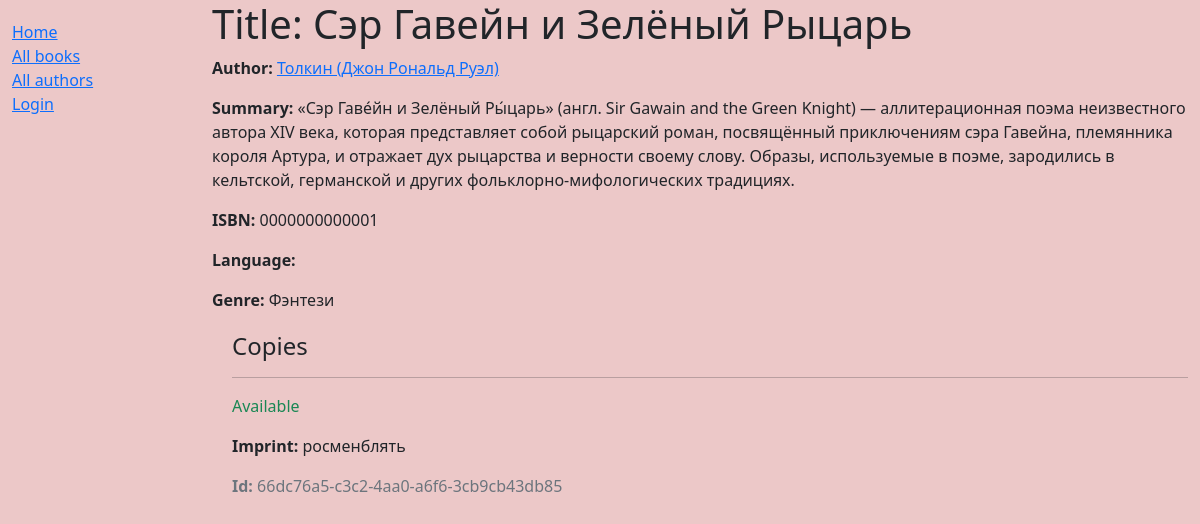
Screenshot of /book/1 with the database file from the repository.
### catalog/models.py (models this page shows, shortened)
class Book(models.Model):
    title = models.CharField(max_length=200)
    author = models.ForeignKey('Author', on_delete=models.SET_NULL, null=True)  # null=True, позволяет базе данных хранить значение Null, если автор не выбран
    summary = models.TextField(max_length=1000, help_text="Введите краткое описание книги")
    isbn = models.CharField('ISBN',max_length=13, help_text='13 символов <a href="https://www.isbn-international.org/content/what-isbn">ISBN number</a>')
    genre = models.ManyToManyField(Genre, help_text="Выберите жанр для книги")
    def display_genre(self):
        """
        Creates a string for the Genre. This is required to display genre in Admin.
        """
        return ', '.join([ genre.name for genre in self.genre.all()[:3] ])
    display_genre.short_description = 'Genre'

class Author(models.Model):
    first_name = models.CharField(max_length=100)
    last_name = models.CharField(max_length=100)
    date_of_birth = models.DateField(null=True, blank=True)
    date_of_death = models.DateField('Умер', null=True, blank=True)
    def __str__(self):
        return '{0} ({1})'.format (self.last_name, self.first_name)

class Genre(models.Model):
    name = models.CharField(max_length=200, help_text="Введите жанр книги")
    def __str__(self):
        return self.name

class BookInstance(models.Model):
    id = models.UUIDField(primary_key=True, default=uuid.uuid4, help_text="Уникальный ID для этой конкретной книги во всей библиотеке")
    book = models.ForeignKey('Book', on_delete=models.SET_NULL, null=True)
    imprint = models.CharField(max_length=200)
    due_back = models.DateField(null=True, blank=True)
    borrower = models.ForeignKey(User, on_delete=models.SET_NULL, null=True, blank=True)
    LOAN_STATUS = (
        ('m', 'Maintenance'),
        ('o', 'On loan'),
        ('a', 'Available'),
        ('r', 'Reserved'),
    )
    status = models.CharField(max_length=1, choices=LOAN_STATUS, blank=True, default='m', help_text='Book availability')
    class Meta:
        ordering = ["due_back"]
        permissions = (("can_mark_returned", "Set book as returned"),)

### catalog/views.py (the view)
# urls.py: path('book/<int:pk>', views.BookDetailView.as_view(), name='book-detail'),
class BookDetailView(generic.DetailView):
    model = Book

### catalog/templates/catalog/book_detail.html (shortened to what this page needs)
{% extends 'catalog/layout.html' %}
{% block content %}
<h1>Title: {{ book.title }}</h1>
<p><strong>Author:</strong> <a href="">{{ book.author }}</a></p>
  <p><strong>Summary:</strong> {{ book.summary }}</p>
  <p><strong>ISBN:</strong> {{ book.isbn }}</p>
  <p><strong>Language:</strong> {{ book.language }}</p>
  <p><strong>Genre:</strong> {% for genre in book.genre.all %} {{ genre }}{% if not forloop.last %}, {% endif %}{% endfor %}</p>
  <div style="margin-left:20px;margin-top:20px">
    <h4>Copies</h4>
    {% for copy in book.bookinstance_set.all %}
    <hr>
    <p class="{% if copy.status == 'a' %}text-success{% elif copy.status == 'd' %}text-danger{% else %}text-warning{% endif %}">{{ copy.get_status_display }}</p>
    <p><strong>Imprint:</strong> {{copy.imprint}}</p>
    <p class="text-muted"><strong>Id:</strong> {{copy.id}}</p>
    {% endfor %}
  </div>
{% endblock content %}

### catalog/static/catalog/css/main.css (style rules this page uses)
body { background-color: rgb(236, 200, 200); }

### rows the page displays
Book: author "Толкин (Джон Рональд Руэл)", summary "«Сэр Гаве́йн и Зелёный Ры́царь» (англ. Sir Gawain and the Green Knight) — аллитерационная поэма неизвестного автора XIV века, которая представляет собой рыцарский роман, посвящённый приключениям сэра Гавейна, племянника короля Артура, и отражает дух рыцарства и верности своему слову. Образы, используемые в поэме, зародились в кельтской, германской и других фольклорно-мифологических традициях.", isbn "0000000000001"
Genre: name "Фэнтези"
BookInstance: status "Available", imprint "росменблять", id "66dc76a5-c3c2-4aa0-a6f6-3cb9cb43db85"
